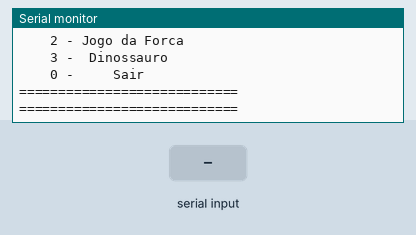
Recording of a program running on a simulated Arduino Uno, built with avr-gcc and run on an emulated ATmega328P. Parts: the last lines printed to the serial monitor. The inputs (shaded band) are chosen by the test bench.

Above: at 1.3 s.
1.4 s: "1" received over Serial
At 2.1 s:
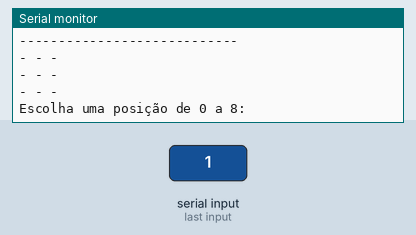
2.9 s: "2" received over Serial
4.4 s: "3" received over Serial
At 5.5 s:
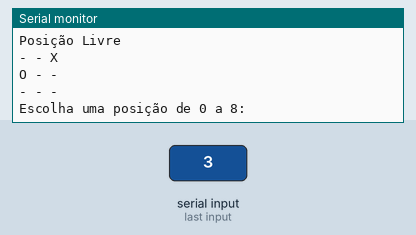
5.9 s: "90,45\n" received over Serial
At 7.2 s:
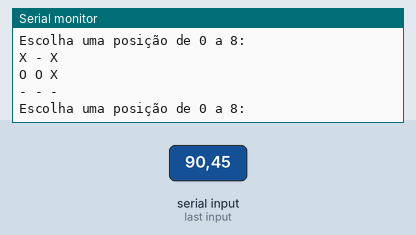
7.5 s: "30,150\n" received over Serial
At 7.59 s:
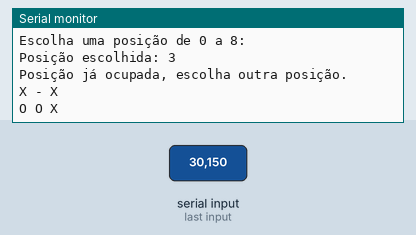
Timing chart, 0 to 10.1 s (numbered marks = the images above; inputs shaded):
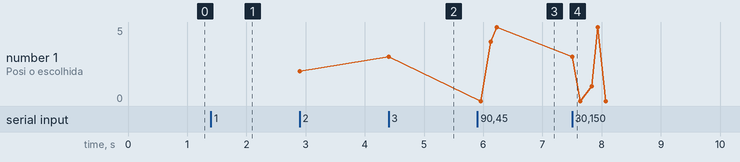

The program:

main.cpp
```cpp
#include <Arduino.h>

// put function declarations here:
void printMenu();
void jogoDaVelha();

void setup() {
  // put your setup code here, to run once:
  Serial.begin(9600);
  printMenu();
}

void loop() {
  // put your main code here, to run repeatedly:
  if(Serial.available()>0){
    char opcao = Serial.read();
    //Serial.print(opcao);
    switch(opcao){
      case '1':
        Serial.println("Jogo da Velha");
        jogoDaVelha();
        break;
      case '2':
        Serial.println("Jogo da Forca");
        break;
      case '3':
        Serial.println("Dinossauro");
        break;
      default:
        Serial.println("Opção inválida");
        Serial.println("Escolha uma opção válida");
        Serial.println("----------------------------");
        break;
    }
    printMenu();
  }
}

// put function definitions here:
void printMenu() {
  Serial.println("-------ARDU-GAMEBOY-------");
  Serial.println("============================");
  Serial.println("----------Jogos-----------");
  Serial.println("    1 - Jogo da Velha");
  Serial.println("    2 - Jogo da Forca");
  Serial.println("    3 -  Dinossauro");
  Serial.println("    0 -     Sair");
  Serial.println("============================");
  Serial.println("============================");
}
//jogos abaixo
void jogoDaVelha() {
  // Implementação do jogo da velha
  char area_Do_Jogo[3][3]={{'-','-','-'},{'-','-','-'},{'-','-','-'}}; //matriz do jogo
  Serial.println("----------------------------");
  //Serial.println("\n"); erro de espaços

  for(byte linha=0;linha<3;linha++){
    for(byte coluna=0;coluna<3;coluna++){
      Serial.print(area_Do_Jogo[linha][coluna]);
      Serial.print(" ");
    }
    Serial.println();
  }
  char X_Jogador = 'X';
  while(true){
     Serial.println("Escolha uma posição de 0 a 8: ");
      char escolha;
      while(Serial.available()==0){//aguardando o usuário escolher a posição
      }
      escolha = Serial.read();
      //Serial.print(escolha); debug

          if(escolha >= '0' && escolha <='8'){//verificando se a escolha é válida
            byte posicaoEscolhida = escolha - '0'; //conversão de char para int
            Serial.print("Posição escolhida: ");
            Serial.println(posicaoEscolhida);

            byte linhaEscolhida = posicaoEscolhida / 3;//
            byte colunaEscolhida = posicaoEscolhida % 3;//conversão de int para linha e coluna


            if(area_Do_Jogo[linhaEscolhida][colunaEscolhida] != '-'){
              Serial.println("Posição já ocupada, escolha outra posição.");
            }
            else{
              Serial.println("Posição Livre");
              area_Do_Jogo[linhaEscolhida][colunaEscolhida] = X_Jogador;//marcando a posição escolhida com X

              if(X_Jogador == 'X'){
                X_Jogador = 'O';
              }
              else{
                X_Jogador = 'X';
              }

              if(area_Do_Jogo[0][0] != '-' && area_Do_Jogo[0][0] == area_Do_Jogo[0][1] && area_Do_Jogo[0][1] == area_Do_Jogo[0][2]){
                Serial.print("O jogador ");
                Serial.print(area_Do_Jogo[0][0]);
                Serial.println(" venceu!");
                Serial.println("----------------------------");
                break;
              }
              if(area_Do_Jogo[1][0] != '-' && area_Do_Jogo[1][0] == area_Do_Jogo[1][1] && area_Do_Jogo[1][1] == area_Do_Jogo[1][2]){
                Serial.print("O jogador ");
                Serial.print(area_Do_Jogo[1][0]);
                Serial.println(" venceu!");
                Serial.println("----------------------------");
                break;
              }
              if(area_Do_Jogo[2][0] != '-' && area_Do_Jogo[2][0] == area_Do_Jogo[2][1] && area_Do_Jogo[2][1] == area_Do_Jogo[2][2]){
                Serial.print("O jogador ");
                Serial.print(area_Do_Jogo[2][0]);
                Serial.println(" venceu!");
                Serial.println("----------------------------");
                break;
              }
              if(area_Do_Jogo[0][0] != '-' && area_Do_Jogo[0][0] == area_Do_Jogo[1][0] && area_Do_Jogo[1][0] == area_Do_Jogo[2][0]){
                Serial.print("O jogador ");
                Serial.print(area_Do_Jogo[0][0]);
                Serial.println(" venceu!");
                Serial.println("----------------------------");
                break;
              }
              if(area_Do_Jogo[0][1] != '-' && area_Do_Jogo[0][1] == area_Do_Jogo[1][1] && area_Do_Jogo[1][1] == area_Do_Jogo[2][1]){
                Serial.print("O jogador ");
                Serial.print(area_Do_Jogo[0][1]);
                Serial.println(" venceu!");
                Serial.println("----------------------------");
                break;
              }
              if(area_Do_Jogo[0][2] != '-' && area_Do_Jogo[0][2] == area_Do_Jogo[1][2] && area_Do_Jogo[1][2] == area_Do_Jogo[2][2]){
                Serial.print("O jogador ");
                Serial.print(area_Do_Jogo[0][2]);
                Serial.println(" venceu!");
                Serial.println("----------------------------");
                break;
              }
              if(area_Do_Jogo[0][0] != '-' && area_Do_Jogo[0][0] == area_Do_Jogo[1][1] && area_Do_Jogo[1][1] == area_Do_Jogo[2][2]){
                Serial.print("O jogador ");
                Serial.print(area_Do_Jogo[0][0]);
                Serial.println(" venceu!");
                Serial.println("----------------------------");
                break;
              }
              if(area_Do_Jogo[0][2] != '-' && area_Do_Jogo[0][2] == area_Do_Jogo[1][1] && area_Do_Jogo[1][1] == area_Do_Jogo[2][0]){
                Serial.print("O jogador ");
                Serial.print(area_Do_Jogo[0][2]);
                Serial.println(" venceu!");
                Serial.println("----------------------------");
                break;
              }
            }
          }
          for(byte linha=0;linha<3;linha++){
            for(byte coluna=0;coluna<3;coluna++){
              Serial.print(area_Do_Jogo[linha][coluna]);
              Serial.print(" ");
            }
            Serial.println();
          }
  }
} 
```

Measured:
- after the input at 1.4 s, the serial monitor: prints a new line at once (image 1)
- after the input at 4.4 s, the serial monitor: prints a new line at once (image 2)
- after the input at 5.9 s, the serial monitor: prints a new line after 0.06 s (image 3)
- after the input at 7.5 s, the serial monitor: prints a new line at once (image 4)
- plotted number 1: 2 → 3 after the input at 4.4 s, 3 → 5 after the input at 5.9 s
